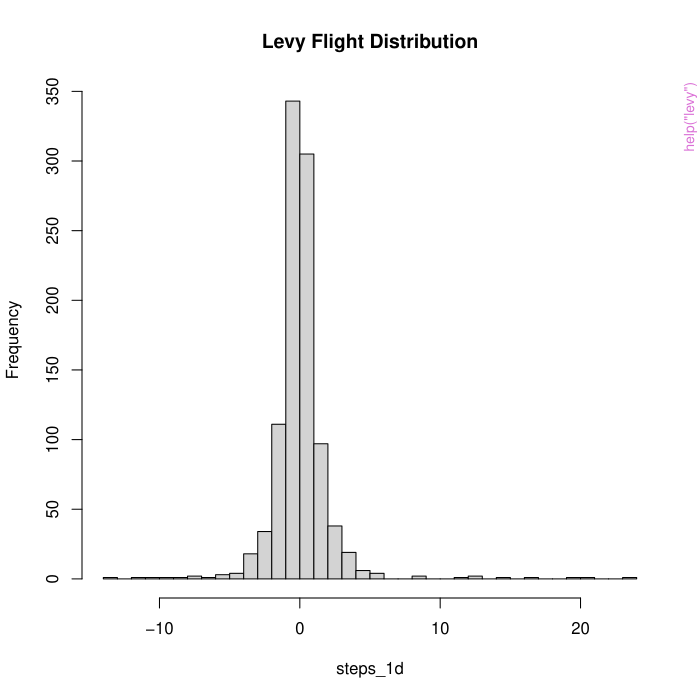

Source code (R):
pkgname <- "marinepredator"
source(file.path(R.home("share"), "R", "examples-header.R"))
options(warn = 1)
base::assign(".ExTimings", "marinepredator-Ex.timings", pos = 'CheckExEnv')
base::cat("name\tuser\tsystem\telapsed\n", file=base::get(".ExTimings", pos = 'CheckExEnv'))
base::assign(".format_ptime",
function(x) {
  if(!is.na(x[4L])) x[1L] <- x[1L] + x[4L]
  if(!is.na(x[5L])) x[2L] <- x[2L] + x[5L]
  options(OutDec = '.')
  format(x[1L:3L], digits = 7L)
},
pos = 'CheckExEnv')

### * </HEADER>
library('marinepredator')

base::assign(".oldSearch", base::search(), pos = 'CheckExEnv')
base::assign(".old_wd", base::getwd(), pos = 'CheckExEnv')
cleanEx()
nameEx("F01")
### * F01

flush(stderr()); flush(stdout())

base::assign(".ptime", proc.time(), pos = "CheckExEnv")
### Name: F01
### Title: Sphere Function (F01)
### Aliases: F01

### ** Examples

F01(c(0, 0, 0))    # Returns 0 (global minimum)
F01(c(1, 2, 3))    # Returns 1 + 4 + 9 = 14
F01(rep(0, 50))    # Returns 0 in 50 dimensions




base::assign(".dptime", (proc.time() - get(".ptime", pos = "CheckExEnv")), pos = "CheckExEnv")
base::cat("F01", base::get(".format_ptime", pos = 'CheckExEnv')(get(".dptime", pos = "CheckExEnv")), "\n", file=base::get(".ExTimings", pos = 'CheckExEnv'), append=TRUE, sep="\t")
cleanEx()
nameEx("F02")
### * F02

flush(stderr()); flush(stdout())

base::assign(".ptime", proc.time(), pos = "CheckExEnv")
### Name: F02
### Title: Sum of Absolute Values and Products (F02)
### Aliases: F02

### ** Examples

F02(c(0, 0))      # Returns 0 (global minimum)
F02(c(1, 2))      # Returns |1| + |2| + |1|*|2| = 1 + 2 + 2 = 5
F02(c(-1, -2))    # Returns 1 + 2 + 2 = 5




base::assign(".dptime", (proc.time() - get(".ptime", pos = "CheckExEnv")), pos = "CheckExEnv")
base::cat("F02", base::get(".format_ptime", pos = 'CheckExEnv')(get(".dptime", pos = "CheckExEnv")), "\n", file=base::get(".ExTimings", pos = 'CheckExEnv'), append=TRUE, sep="\t")
cleanEx()
nameEx("F03")
### * F03

flush(stderr()); flush(stdout())

base::assign(".ptime", proc.time(), pos = "CheckExEnv")
### Name: F03
### Title: Sum of Squared Cumulative Sums (F03)
### Aliases: F03

### ** Examples

F03(c(0, 0, 0))    # Returns 0 (global minimum)
F03(c(1, 2, 3))    # Returns 1^2 + (1+2)^2 + (1+2+3)^2 = 1 + 9 + 36 = 46




base::assign(".dptime", (proc.time() - get(".ptime", pos = "CheckExEnv")), pos = "CheckExEnv")
base::cat("F03", base::get(".format_ptime", pos = 'CheckExEnv')(get(".dptime", pos = "CheckExEnv")), "\n", file=base::get(".ExTimings", pos = 'CheckExEnv'), append=TRUE, sep="\t")
cleanEx()
nameEx("F04")
### * F04

flush(stderr()); flush(stdout())

base::assign(".ptime", proc.time(), pos = "CheckExEnv")
### Name: F04
### Title: Maximum Absolute Value (F04)
### Aliases: F04

### ** Examples

F04(c(0, 0, 0))    # Returns 0 (global minimum)
F04(c(-1, 2, -3))  # Returns 3
F04(c(5, -5, 5))   # Returns 5




base::assign(".dptime", (proc.time() - get(".ptime", pos = "CheckExEnv")), pos = "CheckExEnv")
base::cat("F04", base::get(".format_ptime", pos = 'CheckExEnv')(get(".dptime", pos = "CheckExEnv")), "\n", file=base::get(".ExTimings", pos = 'CheckExEnv'), append=TRUE, sep="\t")
cleanEx()
nameEx("F05")
### * F05

flush(stderr()); flush(stdout())

base::assign(".ptime", proc.time(), pos = "CheckExEnv")
### Name: F05
### Title: Rosenbrock Function (F05)
### Aliases: F05

### ** Examples

F05(c(1, 1))       # Returns 0 (global minimum)
F05(c(0, 0))       # Returns 1
F05(c(1, 1, 1, 1)) # Returns 0 (global minimum in 4D)




base::assign(".dptime", (proc.time() - get(".ptime", pos = "CheckExEnv")), pos = "CheckExEnv")
base::cat("F05", base::get(".format_ptime", pos = 'CheckExEnv')(get(".dptime", pos = "CheckExEnv")), "\n", file=base::get(".ExTimings", pos = 'CheckExEnv'), append=TRUE, sep="\t")
cleanEx()
nameEx("F06")
### * F06

flush(stderr()); flush(stdout())

base::assign(".ptime", proc.time(), pos = "CheckExEnv")
### Name: F06
### Title: Step Function / Shifted Sphere (F06)
### Aliases: F06

### ** Examples

F06(c(-0.5, -0.5))       # Returns 0 (global minimum)
F06(c(0, 0))             # Returns 0.5
F06(rep(-0.5, 50))       # Returns 0 in 50 dimensions




base::assign(".dptime", (proc.time() - get(".ptime", pos = "CheckExEnv")), pos = "CheckExEnv")
base::cat("F06", base::get(".format_ptime", pos = 'CheckExEnv')(get(".dptime", pos = "CheckExEnv")), "\n", file=base::get(".ExTimings", pos = 'CheckExEnv'), append=TRUE, sep="\t")
cleanEx()
nameEx("F07")
### * F07

flush(stderr()); flush(stdout())

base::assign(".ptime", proc.time(), pos = "CheckExEnv")
### Name: F07
### Title: Quartic Function with Noise (F07)
### Aliases: F07

### ** Examples

F07(c(0, 0, 0))  # Returns a value close to 0 (with some noise)
# Multiple calls may return different values due to noise:
replicate(5, F07(c(0, 0, 0)))




base::assign(".dptime", (proc.time() - get(".ptime", pos = "CheckExEnv")), pos = "CheckExEnv")
base::cat("F07", base::get(".format_ptime", pos = 'CheckExEnv')(get(".dptime", pos = "CheckExEnv")), "\n", file=base::get(".ExTimings", pos = 'CheckExEnv'), append=TRUE, sep="\t")
cleanEx()
nameEx("F08")
### * F08

flush(stderr()); flush(stdout())

base::assign(".ptime", proc.time(), pos = "CheckExEnv")
### Name: F08
### Title: Schwefel Function (F08)
### Aliases: F08

### ** Examples

F08(c(420.9687, 420.9687))  # Returns approximately -837.97 (near global minimum)
F08(c(0, 0))                # Returns 0




base::assign(".dptime", (proc.time() - get(".ptime", pos = "CheckExEnv")), pos = "CheckExEnv")
base::cat("F08", base::get(".format_ptime", pos = 'CheckExEnv')(get(".dptime", pos = "CheckExEnv")), "\n", file=base::get(".ExTimings", pos = 'CheckExEnv'), append=TRUE, sep="\t")
cleanEx()
nameEx("F09")
### * F09

flush(stderr()); flush(stdout())

base::assign(".ptime", proc.time(), pos = "CheckExEnv")
### Name: F09
### Title: Rastrigin Function (F09)
### Aliases: F09

### ** Examples

F09(c(0, 0))    # Returns 0 (global minimum)
F09(c(1, 1))    # Returns approximately 2
F09(rep(0, 10)) # Returns 0 in 10 dimensions




base::assign(".dptime", (proc.time() - get(".ptime", pos = "CheckExEnv")), pos = "CheckExEnv")
base::cat("F09", base::get(".format_ptime", pos = 'CheckExEnv')(get(".dptime", pos = "CheckExEnv")), "\n", file=base::get(".ExTimings", pos = 'CheckExEnv'), append=TRUE, sep="\t")
cleanEx()
nameEx("F10")
### * F10

flush(stderr()); flush(stdout())

base::assign(".ptime", proc.time(), pos = "CheckExEnv")
### Name: F10
### Title: Ackley Function (F10)
### Aliases: F10

### ** Examples

F10(c(0, 0))  # Returns approximately 0 (global minimum)
F10(c(1, 1))  # Returns approximately 3.6




base::assign(".dptime", (proc.time() - get(".ptime", pos = "CheckExEnv")), pos = "CheckExEnv")
base::cat("F10", base::get(".format_ptime", pos = 'CheckExEnv')(get(".dptime", pos = "CheckExEnv")), "\n", file=base::get(".ExTimings", pos = 'CheckExEnv'), append=TRUE, sep="\t")
cleanEx()
nameEx("F11")
### * F11

flush(stderr()); flush(stdout())

base::assign(".ptime", proc.time(), pos = "CheckExEnv")
### Name: F11
### Title: Griewank Function (F11)
### Aliases: F11

### ** Examples

F11(c(0, 0))  # Returns 0 (global minimum)
F11(c(1, 1))  # Returns approximately 0.007




base::assign(".dptime", (proc.time() - get(".ptime", pos = "CheckExEnv")), pos = "CheckExEnv")
base::cat("F11", base::get(".format_ptime", pos = 'CheckExEnv')(get(".dptime", pos = "CheckExEnv")), "\n", file=base::get(".ExTimings", pos = 'CheckExEnv'), append=TRUE, sep="\t")
cleanEx()
nameEx("F12")
### * F12

flush(stderr()); flush(stdout())

base::assign(".ptime", proc.time(), pos = "CheckExEnv")
### Name: F12
### Title: Penalized Function 1 (F12)
### Aliases: F12

### ** Examples

F12(c(-1, -1, -1))  # Returns approximately 0 (near global minimum)
F12(c(0, 0, 0))     # Returns a small positive value




base::assign(".dptime", (proc.time() - get(".ptime", pos = "CheckExEnv")), pos = "CheckExEnv")
base::cat("F12", base::get(".format_ptime", pos = 'CheckExEnv')(get(".dptime", pos = "CheckExEnv")), "\n", file=base::get(".ExTimings", pos = 'CheckExEnv'), append=TRUE, sep="\t")
cleanEx()
nameEx("F13")
### * F13

flush(stderr()); flush(stdout())

base::assign(".ptime", proc.time(), pos = "CheckExEnv")
### Name: F13
### Title: Penalized Function 2 (F13)
### Aliases: F13

### ** Examples

F13(c(1, 1, 1))  # Returns approximately 0 (near global minimum)
F13(c(0, 0, 0))  # Returns a small positive value




base::assign(".dptime", (proc.time() - get(".ptime", pos = "CheckExEnv")), pos = "CheckExEnv")
base::cat("F13", base::get(".format_ptime", pos = 'CheckExEnv')(get(".dptime", pos = "CheckExEnv")), "\n", file=base::get(".ExTimings", pos = 'CheckExEnv'), append=TRUE, sep="\t")
cleanEx()
nameEx("F14")
### * F14

flush(stderr()); flush(stdout())

base::assign(".ptime", proc.time(), pos = "CheckExEnv")
### Name: F14
### Title: Shekel's Foxholes Function (F14)
### Aliases: F14

### ** Examples

F14(c(-32, -32))  # Returns approximately 0.998 (global minimum)
F14(c(0, 0))      # Returns approximately 10




base::assign(".dptime", (proc.time() - get(".ptime", pos = "CheckExEnv")), pos = "CheckExEnv")
base::cat("F14", base::get(".format_ptime", pos = 'CheckExEnv')(get(".dptime", pos = "CheckExEnv")), "\n", file=base::get(".ExTimings", pos = 'CheckExEnv'), append=TRUE, sep="\t")
cleanEx()
nameEx("F15")
### * F15

flush(stderr()); flush(stdout())

base::assign(".ptime", proc.time(), pos = "CheckExEnv")
### Name: F15
### Title: Kowalik Function (F15)
### Aliases: F15

### ** Examples

F15(c(0.1928, 0.1908, 0.1231, 0.1358))  # Returns approximately 0.0003
F15(c(0, 0, 0, 0))  # Returns a larger value




base::assign(".dptime", (proc.time() - get(".ptime", pos = "CheckExEnv")), pos = "CheckExEnv")
base::cat("F15", base::get(".format_ptime", pos = 'CheckExEnv')(get(".dptime", pos = "CheckExEnv")), "\n", file=base::get(".ExTimings", pos = 'CheckExEnv'), append=TRUE, sep="\t")
cleanEx()
nameEx("F16")
### * F16

flush(stderr()); flush(stdout())

base::assign(".ptime", proc.time(), pos = "CheckExEnv")
### Name: F16
### Title: Six-Hump Camel Back Function (F16)
### Aliases: F16

### ** Examples

F16(c(0.0898, -0.7126))   # Returns approximately -1.0316 (global minimum)
F16(c(-0.0898, 0.7126))   # Returns approximately -1.0316 (global minimum)
F16(c(0, 0))              # Returns 0




base::assign(".dptime", (proc.time() - get(".ptime", pos = "CheckExEnv")), pos = "CheckExEnv")
base::cat("F16", base::get(".format_ptime", pos = 'CheckExEnv')(get(".dptime", pos = "CheckExEnv")), "\n", file=base::get(".ExTimings", pos = 'CheckExEnv'), append=TRUE, sep="\t")
cleanEx()
nameEx("F17")
### * F17

flush(stderr()); flush(stdout())

base::assign(".ptime", proc.time(), pos = "CheckExEnv")
### Name: F17
### Title: Branin Function (F17)
### Aliases: F17

### ** Examples

F17(c(-pi, 12.275))      # Returns approximately 0.398 (global minimum)
F17(c(pi, 2.275))        # Returns approximately 0.398 (global minimum)
F17(c(9.42478, 2.475))   # Returns approximately 0.398 (global minimum)




base::assign(".dptime", (proc.time() - get(".ptime", pos = "CheckExEnv")), pos = "CheckExEnv")
base::cat("F17", base::get(".format_ptime", pos = 'CheckExEnv')(get(".dptime", pos = "CheckExEnv")), "\n", file=base::get(".ExTimings", pos = 'CheckExEnv'), append=TRUE, sep="\t")
cleanEx()
nameEx("F18")
### * F18

flush(stderr()); flush(stdout())

base::assign(".ptime", proc.time(), pos = "CheckExEnv")
### Name: F18
### Title: Goldstein-Price Function (F18)
### Aliases: F18

### ** Examples

F18(c(0, -1))  # Returns 3 (global minimum)
F18(c(0, 0))   # Returns 600




base::assign(".dptime", (proc.time() - get(".ptime", pos = "CheckExEnv")), pos = "CheckExEnv")
base::cat("F18", base::get(".format_ptime", pos = 'CheckExEnv')(get(".dptime", pos = "CheckExEnv")), "\n", file=base::get(".ExTimings", pos = 'CheckExEnv'), append=TRUE, sep="\t")
cleanEx()
nameEx("F19")
### * F19

flush(stderr()); flush(stdout())

base::assign(".ptime", proc.time(), pos = "CheckExEnv")
### Name: F19
### Title: Hartmann 3D Function (F19)
### Aliases: F19

### ** Examples

F19(c(0.114614, 0.555649, 0.852547))  # Returns approximately -3.86278
F19(c(0.5, 0.5, 0.5))  # Returns a value > -3.86




base::assign(".dptime", (proc.time() - get(".ptime", pos = "CheckExEnv")), pos = "CheckExEnv")
base::cat("F19", base::get(".format_ptime", pos = 'CheckExEnv')(get(".dptime", pos = "CheckExEnv")), "\n", file=base::get(".ExTimings", pos = 'CheckExEnv'), append=TRUE, sep="\t")
cleanEx()
nameEx("F20")
### * F20

flush(stderr()); flush(stdout())

base::assign(".ptime", proc.time(), pos = "CheckExEnv")
### Name: F20
### Title: Hartmann 6D Function (F20)
### Aliases: F20

### ** Examples

F20(c(0.20169, 0.150011, 0.476874, 0.275332, 0.311652, 0.6573))
# Returns approximately -3.32237




base::assign(".dptime", (proc.time() - get(".ptime", pos = "CheckExEnv")), pos = "CheckExEnv")
base::cat("F20", base::get(".format_ptime", pos = 'CheckExEnv')(get(".dptime", pos = "CheckExEnv")), "\n", file=base::get(".ExTimings", pos = 'CheckExEnv'), append=TRUE, sep="\t")
cleanEx()
nameEx("F21")
### * F21

flush(stderr()); flush(stdout())

base::assign(".ptime", proc.time(), pos = "CheckExEnv")
### Name: F21
### Title: Shekel 5 Function (F21)
### Aliases: F21

### ** Examples

F21(c(4, 4, 4, 4))  # Returns approximately -10.15 (near global minimum)
F21(c(0, 0, 0, 0))  # Returns a value close to 0




base::assign(".dptime", (proc.time() - get(".ptime", pos = "CheckExEnv")), pos = "CheckExEnv")
base::cat("F21", base::get(".format_ptime", pos = 'CheckExEnv')(get(".dptime", pos = "CheckExEnv")), "\n", file=base::get(".ExTimings", pos = 'CheckExEnv'), append=TRUE, sep="\t")
cleanEx()
nameEx("F22")
### * F22

flush(stderr()); flush(stdout())

base::assign(".ptime", proc.time(), pos = "CheckExEnv")
### Name: F22
### Title: Shekel 7 Function (F22)
### Aliases: F22

### ** Examples

F22(c(4, 4, 4, 4))  # Returns approximately -10.40 (near global minimum)
F22(c(0, 0, 0, 0))  # Returns a value close to 0




base::assign(".dptime", (proc.time() - get(".ptime", pos = "CheckExEnv")), pos = "CheckExEnv")
base::cat("F22", base::get(".format_ptime", pos = 'CheckExEnv')(get(".dptime", pos = "CheckExEnv")), "\n", file=base::get(".ExTimings", pos = 'CheckExEnv'), append=TRUE, sep="\t")
cleanEx()
nameEx("F23")
### * F23

flush(stderr()); flush(stdout())

base::assign(".ptime", proc.time(), pos = "CheckExEnv")
### Name: F23
### Title: Shekel 10 Function (F23)
### Aliases: F23

### ** Examples

F23(c(4, 4, 4, 4))  # Returns approximately -10.54 (near global minimum)
F23(c(0, 0, 0, 0))  # Returns a value close to 0




base::assign(".dptime", (proc.time() - get(".ptime", pos = "CheckExEnv")), pos = "CheckExEnv")
base::cat("F23", base::get(".format_ptime", pos = 'CheckExEnv')(get(".dptime", pos = "CheckExEnv")), "\n", file=base::get(".ExTimings", pos = 'CheckExEnv'), append=TRUE, sep="\t")
cleanEx()
nameEx("get_function_details")
### * get_function_details

flush(stderr()); flush(stdout())

base::assign(".ptime", proc.time(), pos = "CheckExEnv")
### Name: get_function_details
### Title: Get Function Details
### Aliases: get_function_details

### ** Examples

# Get details for the Sphere function (F01)
details <- get_function_details("F01")
str(details)




base::assign(".dptime", (proc.time() - get(".ptime", pos = "CheckExEnv")), pos = "CheckExEnv")
base::cat("get_function_details", base::get(".format_ptime", pos = 'CheckExEnv')(get(".dptime", pos = "CheckExEnv")), "\n", file=base::get(".ExTimings", pos = 'CheckExEnv'), append=TRUE, sep="\t")
cleanEx()
nameEx("initialize_population")
### * initialize_population

flush(stderr()); flush(stdout())

base::assign(".ptime", proc.time(), pos = "CheckExEnv")
### Name: initialize_population
### Title: Initialize Population
### Aliases: initialize_population

### ** Examples

# Initialize a population of 25 agents in 30 dimensions with bounds [-100, 100]
population <- initialize_population(25, 30, 100, -100)




base::assign(".dptime", (proc.time() - get(".ptime", pos = "CheckExEnv")), pos = "CheckExEnv")
base::cat("initialize_population", base::get(".format_ptime", pos = 'CheckExEnv')(get(".dptime", pos = "CheckExEnv")), "\n", file=base::get(".ExTimings", pos = 'CheckExEnv'), append=TRUE, sep="\t")
cleanEx()
nameEx("levy")
### * levy

flush(stderr()); flush(stdout())

base::assign(".ptime", proc.time(), pos = "CheckExEnv")
### Name: levy
### Title: Levy Flight Random Step Generator
### Aliases: levy

### ** Examples

# Generate 10 Levy flight steps in 2 dimensions with beta = 1.5
steps <- levy(10, 2, 1.5)
dim(steps)  # 10 x 2

# Visualize the distribution of Levy steps
steps_1d <- levy(1000, 1, 1.5)
hist(steps_1d, breaks = 50, main = "Levy Flight Distribution")




base::assign(".dptime", (proc.time() - get(".ptime", pos = "CheckExEnv")), pos = "CheckExEnv")
base::cat("levy", base::get(".format_ptime", pos = 'CheckExEnv')(get(".dptime", pos = "CheckExEnv")), "\n", file=base::get(".ExTimings", pos = 'CheckExEnv'), append=TRUE, sep="\t")
cleanEx()
nameEx("mpa")
### * mpa

flush(stderr()); flush(stdout())

base::assign(".ptime", proc.time(), pos = "CheckExEnv")
### Name: mpa
### Title: Marine Predators Algorithm (MPA)
### Aliases: mpa

### ** Examples

# Basic usage with the Sphere function (F01)
result <- mpa(
  SearchAgents_no = 25, Max_iter = 100, lb = -100, ub = 100,
  dim = 30, fobj = F01
)
print(result)

# Using different bounds per dimension
result2 <- mpa(
  SearchAgents_no = 20, Max_iter = 50,
  lb = c(-5, 0), ub = c(10, 15),
  dim = 2, fobj = F17
)

# Maximization example (negate the objective function)
maximize_f <- function(x) -sum(x^2)
result3 <- mpa(
  SearchAgents_no = 20, Max_iter = 50,
  lb = -10, ub = 10, dim = 5,
  fobj = function(x) -maximize_f(x)
)
# The actual maximum value is -result3$Top_predator_fit




base::assign(".dptime", (proc.time() - get(".ptime", pos = "CheckExEnv")), pos = "CheckExEnv")
base::cat("mpa", base::get(".format_ptime", pos = 'CheckExEnv')(get(".dptime", pos = "CheckExEnv")), "\n", file=base::get(".ExTimings", pos = 'CheckExEnv'), append=TRUE, sep="\t")
cleanEx()
nameEx("print.mpa_result")
### * print.mpa_result

flush(stderr()); flush(stdout())

base::assign(".ptime", proc.time(), pos = "CheckExEnv")
### Name: print.mpa_result
### Title: Print method for MPA results
### Aliases: print.mpa_result

### ** Examples

result <- mpa(SearchAgents_no = 10, Max_iter = 20, lb = -10, ub = 10,
              dim = 5, fobj = F01)
print(result)




base::assign(".dptime", (proc.time() - get(".ptime", pos = "CheckExEnv")), pos = "CheckExEnv")
base::cat("print.mpa_result", base::get(".format_ptime", pos = 'CheckExEnv')(get(".dptime", pos = "CheckExEnv")), "\n", file=base::get(".ExTimings", pos = 'CheckExEnv'), append=TRUE, sep="\t")
cleanEx()
nameEx("test-functions")
### * test-functions

flush(stderr()); flush(stdout())

base::assign(".ptime", proc.time(), pos = "CheckExEnv")
### Name: test-functions
### Title: Test Functions for Optimization
### Aliases: test-functions
### Keywords: benchmark optimization testing

### ** Examples

# Get details for a specific function
details <- get_function_details("F01")

# Use a test function directly
F01(c(0, 0, 0))  # Returns 0 (global minimum)

# List all available test functions
available_functions <- c("F01", "F02", "F03", "F04", "F05", "F06", "F07", "F08", "F09", "F10",
                       "F11", "F12", "F13", "F14", "F15", "F16", "F17", "F18", "F19", "F20",
                       "F21", "F22", "F23")




base::assign(".dptime", (proc.time() - get(".ptime", pos = "CheckExEnv")), pos = "CheckExEnv")
base::cat("test-functions", base::get(".format_ptime", pos = 'CheckExEnv')(get(".dptime", pos = "CheckExEnv")), "\n", file=base::get(".ExTimings", pos = 'CheckExEnv'), append=TRUE, sep="\t")
### * <FOOTER>
###
cleanEx()
options(digits = 7L)
base::cat("Time elapsed: ", proc.time() - base::get("ptime", pos = 'CheckExEnv'),"\n")
grDevices::dev.off()
###
### Local variables: ***
### mode: outline-minor ***
### outline-regexp: "\\(> \\)?### [*]+" ***
### End: ***
quit('no')
